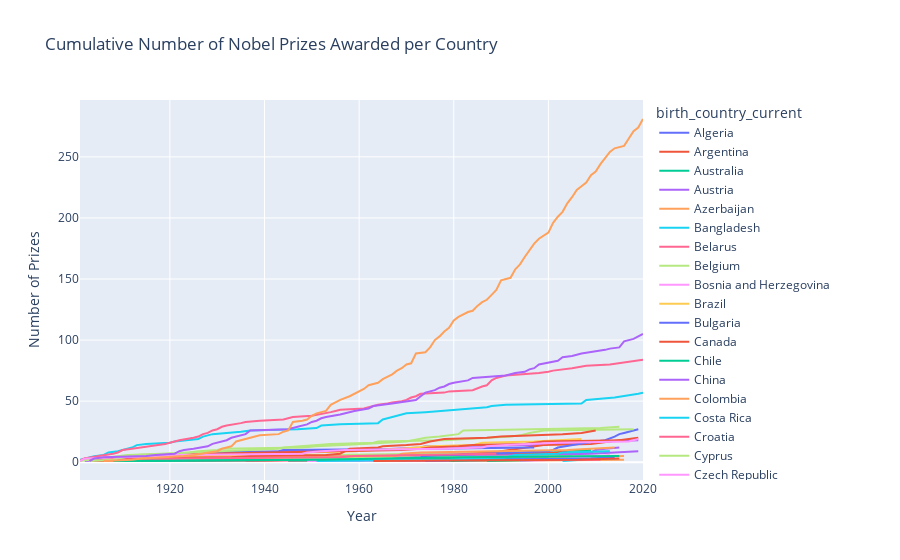

The notebook cell saved with this chart:
### Code cell
l_chart.update_layout(xaxis_title="Year", yaxis_title="Number of Prizes")
l_chart.show()
